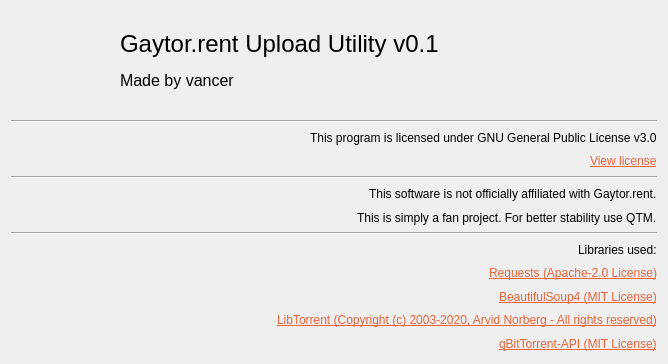
<?xml version="1.0" encoding="UTF-8"?>
<ui version="4.0">
 <class>AboutWindow</class>
 <widget class="QWidget" name="AboutWindow">
  <property name="geometry">
   <rect>
    <x>0</x>
    <y>0</y>
    <width>668</width>
    <height>364</height>
   </rect>
  </property>
  <property name="maximumSize">
   <size>
    <width>16777215</width>
    <height>16777215</height>
   </size>
  </property>
  <property name="windowTitle">
   <string>GUU - About</string>
  </property>
  <property name="windowIcon">
   <iconset>
    <normaloff>../icon/guu.png</normaloff>../icon/guu.png</iconset>
  </property>
  <layout class="QVBoxLayout" name="verticalLayout">
   <item>
    <widget class="QWidget" name="widget_2" native="true">
     <layout class="QHBoxLayout" name="horizontalLayout">
      <item>
       <widget class="QLabel" name="label_12">
        <property name="minimumSize">
         <size>
          <width>85</width>
          <height>85</height>
         </size>
        </property>
        <property name="maximumSize">
         <size>
          <width>85</width>
          <height>85</height>
         </size>
        </property>
        <property name="text">
         <string/>
        </property>
        <property name="pixmap">
         <pixmap>../icon/guu.png</pixmap>
        </property>
        <property name="scaledContents">
         <bool>true</bool>
        </property>
       </widget>
      </item>
      <item>
       <widget class="QWidget" name="widget" native="true">
        <layout class="QVBoxLayout" name="verticalLayout_2">
         <item>
          <widget class="QLabel" name="label">
           <property name="text">
            <string>&lt;html&gt;&lt;head/&gt;&lt;body&gt;&lt;p&gt;&lt;span style=&quot; font-size:18pt;&quot;&gt;Gaytor.rent Upload Utility v0.1&lt;/span&gt;&lt;/p&gt;&lt;/body&gt;&lt;/html&gt;</string>
           </property>
          </widget>
         </item>
         <item>
          <widget class="QLabel" name="label_2">
           <property name="text">
            <string>&lt;html&gt;&lt;head/&gt;&lt;body&gt;&lt;p&gt;&lt;span style=&quot; font-size:12pt;&quot;&gt;Made by vancer&lt;/span&gt;&lt;/p&gt;&lt;/body&gt;&lt;/html&gt;</string>
           </property>
          </widget>
         </item>
        </layout>
       </widget>
      </item>
     </layout>
    </widget>
   </item>
   <item>
    <widget class="Line" name="line">
     <property name="maximumSize">
      <size>
       <width>16777215</width>
       <height>16777215</height>
      </size>
     </property>
     <property name="orientation">
      <enum>Qt::Horizontal</enum>
     </property>
    </widget>
   </item>
   <item alignment="Qt::AlignRight">
    <widget class="QLabel" name="label_3">
     <property name="text">
      <string>This program is licensed under GNU General Public License v3.0</string>
     </property>
    </widget>
   </item>
   <item alignment="Qt::AlignRight">
    <widget class="QLabel" name="label_4">
     <property name="text">
      <string>&lt;html&gt;&lt;head/&gt;&lt;body&gt;&lt;p&gt;&lt;a href=&quot;https://www.gnu.org/licenses/gpl-3.0-standalone.html&quot;&gt;&lt;span style=&quot; text-decoration: underline; color:#e9643a;&quot;&gt;View license&lt;/span&gt;&lt;/a&gt;&lt;/p&gt;&lt;/body&gt;&lt;/html&gt;</string>
     </property>
    </widget>
   </item>
   <item>
    <widget class="Line" name="line_3">
     <property name="orientation">
      <enum>Qt::Horizontal</enum>
     </property>
    </widget>
   </item>
   <item alignment="Qt::AlignRight">
    <widget class="QLabel" name="label_5">
     <property name="text">
      <string>This software is not officially affiliated with Gaytor.rent.</string>
     </property>
    </widget>
   </item>
   <item alignment="Qt::AlignRight">
    <widget class="QLabel" name="label_6">
     <property name="text">
      <string>This is simply a fan project. For better stability use QTM.</string>
     </property>
    </widget>
   </item>
   <item>
    <widget class="Line" name="line_2">
     <property name="orientation">
      <enum>Qt::Horizontal</enum>
     </property>
    </widget>
   </item>
   <item alignment="Qt::AlignRight">
    <widget class="QLabel" name="label_7">
     <property name="text">
      <string>Libraries used:</string>
     </property>
    </widget>
   </item>
   <item alignment="Qt::AlignRight">
    <widget class="QLabel" name="label_8">
     <property name="text">
      <string>&lt;html&gt;&lt;head/&gt;&lt;body&gt;&lt;p&gt;&lt;a href=&quot;https://github.com/psf/requests&quot;&gt;&lt;span style=&quot; text-decoration: underline; color:#e9643a;&quot;&gt;Requests (Apache-2.0 License)&lt;/span&gt;&lt;/a&gt;&lt;/p&gt;&lt;/body&gt;&lt;/html&gt;</string>
     </property>
    </widget>
   </item>
   <item alignment="Qt::AlignRight">
    <widget class="QLabel" name="label_9">
     <property name="text">
      <string>&lt;html&gt;&lt;head/&gt;&lt;body&gt;&lt;p&gt;&lt;a href=&quot;https://www.crummy.com/software/BeautifulSoup/&quot;&gt;&lt;span style=&quot; text-decoration: underline; color:#e9643a;&quot;&gt;BeautifulSoup4 (MIT License)&lt;/span&gt;&lt;/a&gt;&lt;/p&gt;&lt;/body&gt;&lt;/html&gt;</string>
     </property>
    </widget>
   </item>
   <item alignment="Qt::AlignRight">
    <widget class="QLabel" name="label_10">
     <property name="text">
      <string>&lt;html&gt;&lt;head/&gt;&lt;body&gt;&lt;p&gt;&lt;a href=&quot;https://github.com/arvidn/libtorrent&quot;&gt;&lt;span style=&quot; text-decoration: underline; color:#e9643a;&quot;&gt;LibTorrent (Copyright (c) 2003-2020, Arvid Norberg - All rights reserved)&lt;/span&gt;&lt;/a&gt;&lt;/p&gt;&lt;/body&gt;&lt;/html&gt;</string>
     </property>
    </widget>
   </item>
   <item alignment="Qt::AlignRight">
    <widget class="QLabel" name="label_11">
     <property name="text">
      <string>&lt;html&gt;&lt;head/&gt;&lt;body&gt;&lt;p&gt;&lt;a href=&quot;https://github.com/rmartin16/qbittorrent-api&quot;&gt;&lt;span style=&quot; text-decoration: underline; color:#e9643a;&quot;&gt;qBitTorrent-API (MIT License)&lt;/span&gt;&lt;/a&gt;&lt;/p&gt;&lt;/body&gt;&lt;/html&gt;</string>
     </property>
    </widget>
   </item>
  </layout>
 </widget>
 <resources>
  <include location="icon.qrc"/>
 </resources>
 <connections/>
</ui>
